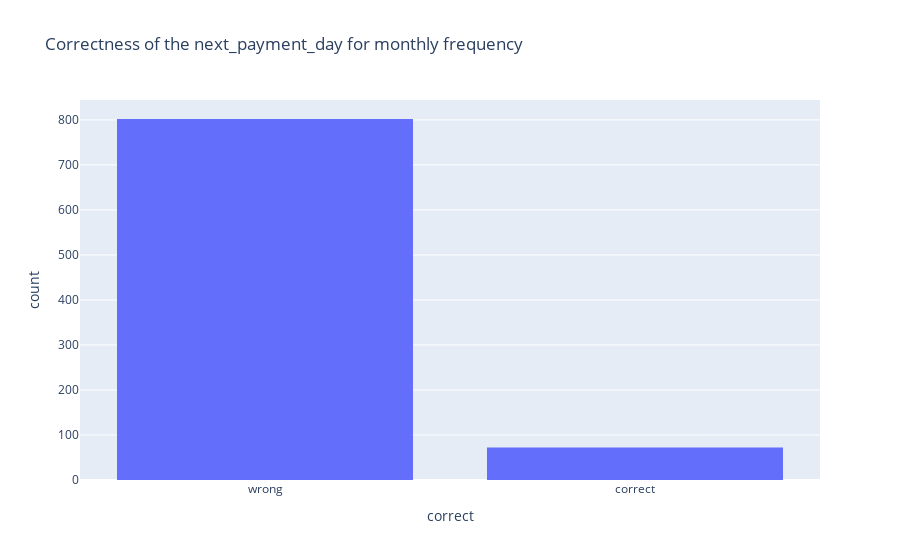
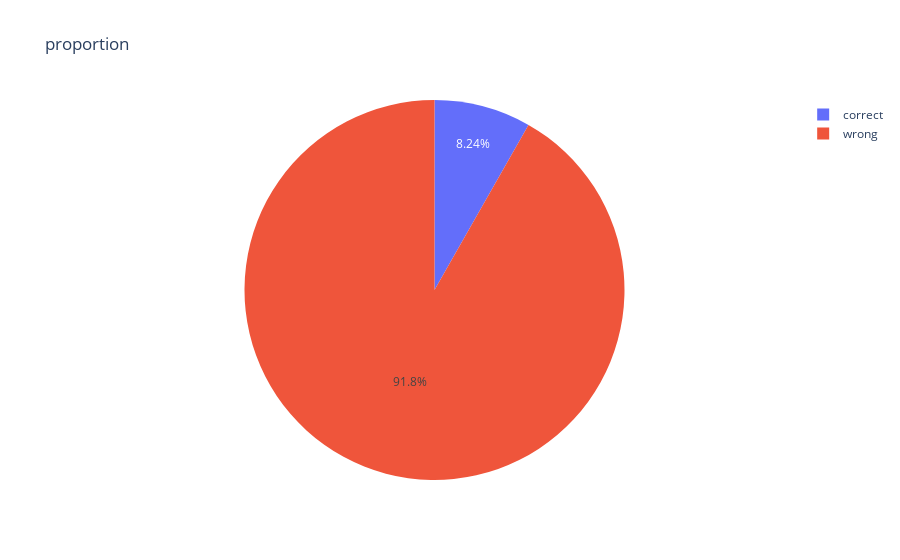

These figures' notebook cell, in order:
### Markdown cell above
### biweekly

### Code cell
def next_payment_day_biweekly_frequency(day_column, last_event_date_column,current_day=None):
    if current_day is None:
        current_day = spark_f.to_date(spark_f.lit(CURRENT_DAY))
    else:
        current_day = spark_f.to_date(spark_f.col(current_day))
    day_of_week = int_day_of_week(day_column)
    current_day_of_week = spark_f.dayofweek(current_day)

    
    ## I'm considering that the first week of the payment is the first occurence of the day
    #  after or during the last edition day of the allowance
    first_payment_day = next_day_of_week(last_event_date_column, day_of_week)

    dif_days = spark_f.date_diff(current_day, first_payment_day)  
    
    next_biweek_day = spark_f.date_add(current_day,14 - (dif_days % (7*2)))


    next_day = spark_f.when(
        first_payment_day > current_day, first_payment_day
    ).otherwise(next_biweek_day)

    return spark_f.day(next_day)


backend_table_biweekly_truth = build_backend_truth_table("biweekly", next_payment_day_biweekly_frequency)
# comparisson_backend_table.filter("truth_backend_table.frequency = 'weekly'").show()
pd_comparisson_backend = backend_table_biweekly_truth.toPandas()

histogram(
    pd_comparisson_backend,
    "correct",
    "Correctness of the next_payment_day for monthly frequency",
)

pie_chart(pd_comparisson_backend, "correct", "proportion",category_orders={"correct": ["correct", "wrong"]})

### Figure 1 — Plotly figure (JSON) as saved in the notebook; plotly's stock layout.template omitted (floating-point values rounded to 4 significant figures; data arrays with more than 128 entries replaced by an {"elided": "..."} marker saying what was removed)
{"data": [{"alignmentgroup": "True", "bingroup": "x", "hovertemplate": "correct=%{x}<br>count=%{y}<extra></extra>", "legendgroup": "", "marker": {"color": "#636efa", "pattern": {"shape": ""}}, "name": "", "offsetgroup": "", "orientation": "v", "showlegend": false, "type": "histogram", "x": {"elided": "874 str values"}, "xaxis": "x", "yaxis": "y"}], "layout": {"barmode": "relative", "legend": {"tracegroupgap": 0}, "title": {"text": "Correctness of the next_payment_day for monthly frequency"}, "xaxis": {"anchor": "y", "domain": [0, 1], "title": {"text": "correct"}}, "yaxis": {"anchor": "x", "domain": [0, 1], "title": {"text": "count"}}}}

### Figure 2 — Plotly figure (JSON) as saved in the notebook; plotly's stock layout.template omitted (floating-point values rounded to 4 significant figures)
{"data": [{"direction": "clockwise", "domain": {"x": [0, 1], "y": [0, 1]}, "hovertemplate": "correct=%{label}<br>count=%{value}<extra></extra>", "labels": ["correct", "wrong"], "legendgroup": "", "name": "", "showlegend": true, "sort": false, "type": "pie", "values": [72, 802]}], "layout": {"legend": {"tracegroupgap": 0}, "title": {"text": "proportion"}}}
